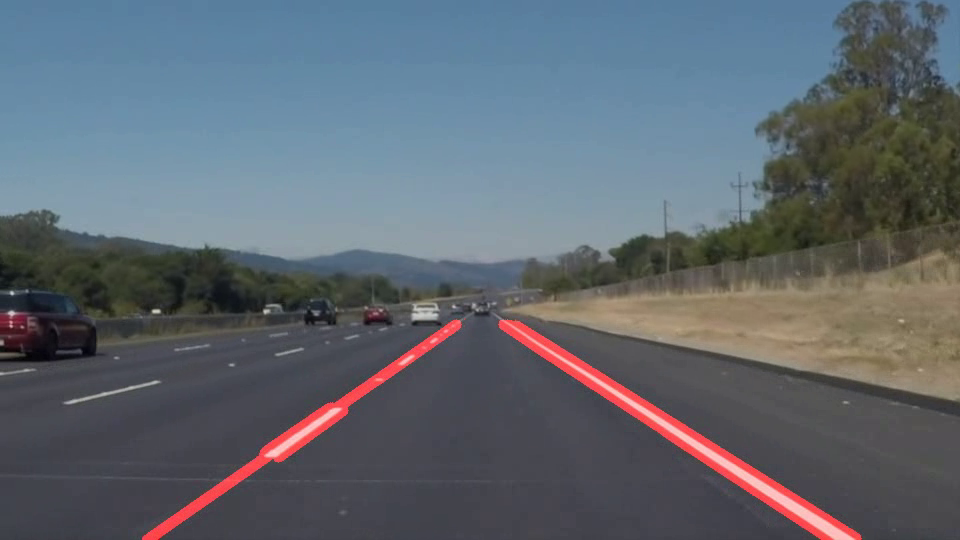
#> input picture frame 22 of edited_solidWhiteRight.avi, 960 x 540 px, given in place of challenge.mp4, which was not available
$ python hough_line_video.py   (older library calls are emulated)
#> lines starting #> are read from the running program, lines starting #| are printed output that depends on the picture; after the words box and inside, x2 and y2 are one past the last pixel; in counts of white or black regions, pixels touching at a corner belong together; pictures that were not available may be replaced by others from this repository, and a replacement may not be noted
### p1.py
import matplotlib.pyplot as plt
import matplotlib.image as mpimg
import numpy as np
import cv2
import math

# [7 lines left out: function grayscale, not called in this run]
    # Or use BGR2GRAY if you read an image with cv2.imread()
    # return cv2.cvtColor(img, cv2.COLOR_BGR2GRAY)

def canny(img, low_threshold, high_threshold):
    """Applies the Canny transform"""
    return cv2.Canny(img, low_threshold, high_threshold)

def gaussian_blur(img, kernel_size):
    """Applies a Gaussian Noise kernel"""
    return cv2.GaussianBlur(img, (kernel_size, kernel_size), 0)

def region_of_interest(img, vertices):
    """
    Applies an image mask.

    Only keeps the region of the image defined by the polygon
    formed from `vertices`. The rest of the image is set to black.
    `vertices` should be a numpy array of integer points.
    """
    #defining a blank mask to start with
    mask = np.zeros_like(img)

    #defining a 3 channel or 1 channel color to fill the mask with depending on the input image
    if len(img.shape) > 2:
        channel_count = img.shape[2]  # i.e. 3 or 4 depending on your image
        ignore_mask_color = (255,) * channel_count
    else:
        ignore_mask_color = 255

    #filling pixels inside the polygon defined by "vertices" with the fill color
    cv2.fillPoly(mask, vertices, ignore_mask_color)

    #returning the image only where mask pixels are nonzero
    masked_image = cv2.bitwise_and(img, mask)
    return masked_image


# [47 lines left out: functions draw_lines, hough_lines, weighted_img, not called in this run]

### hough_line_video.py
import matplotlib.pyplot as plt
import matplotlib.image as mpimg
import numpy as np
import cv2
import p1
import math

video_path = r'test_videos\challenge.mp4'
file_name = 'edited_challenge.avi'

def mean(list):
    """
    calculate mean of list
    """
    return float(sum(list)) / max(len(list), 1)

def draw_lines(img, lines, color=[255, 0, 0], thickness=12):
    # initialize lists to hold line formula values
    bLeftValues     = []  # b of left lines
    bRightValues    = []  # b of Right lines
    mPositiveValues = []  # m of Left lines
    mNegitiveValues = []  # m of Right lines

    if lines is not None:
        for line in lines:
            for x1,y1,x2,y2 in line:
                cv2.line(img, (x1, y1), (x2, y2), color, thickness)

                # calculate slope and intercept
                m = (y2-y1)/(x2-x1)
                b = y1 - x1*m

                # threshold to check for outliers
                if m >= 0 and (m < 0.2 or m > 0.8):
                    continue
                elif m < 0 and (m < -0.8 or m > -0.2):
                    continue

                # seperate positive line and negative line slopes
                if m > 0:
                    mPositiveValues.append(m)
                    bLeftValues.append(b)
                else:
                    mNegitiveValues.append(m)
                    bRightValues.append(b)

    # Get image shape and define y region of interest value
    imshape = img.shape
    y_max   = imshape[0] # lines initial point at bottom of image
    y_min   = y_max/5*3        # lines end point at top of ROI

    # Get the mean of all the lines values
    AvgPositiveM = mean(mPositiveValues)
    AvgNegitiveM = mean(mNegitiveValues)
    AvgLeftB     = mean(bLeftValues)
    AvgRightB    = mean(bRightValues)
    x1_Left=1
    y1_Left=1
    x2_Left=1
    y2_Left=1
    # use average slopes to generate line using ROI endpoints
    if AvgPositiveM != 0:
        x1_Left = (y_max - AvgLeftB)/AvgPositiveM
        y1_Left = y_max
        x2_Left = (y_min - AvgLeftB)/AvgPositiveM
        y2_Left = y_min
    if AvgNegitiveM != 0:
        x1_Right = (y_max - AvgRightB)/AvgNegitiveM
        y1_Right = y_max
        x2_Right = (y_min - AvgRightB)/AvgNegitiveM
        y2_Right = y_min

        # define average left and right lines
        cv2.line(img, (int(x1_Left), int(y1_Left)), (int(x2_Left), int(y2_Left)), color, thickness) #avg Left Line
        cv2.line(img, (int(x1_Right), int(y1_Right)), (int(x2_Right), int(y2_Right)), color, thickness) #avg Right Line


# read video
video = cv2.VideoCapture(video_path)
# video output
codec = cv2.VideoWriter_fourcc(*'XVID') #MPEG 4 codec
fps = video.get(cv2.CAP_PROP_FPS)
video_size = (int(video.get(cv2.CAP_PROP_FRAME_WIDTH)), int(video.get(cv2.CAP_PROP_FRAME_HEIGHT)))
out = cv2.VideoWriter(file_name, codec, fps, video_size)
total_frame = int(video.get(cv2.CAP_PROP_FRAME_COUNT))
current_frame = 0
print('total_frame:',total_frame)

while current_frame < total_frame:
    success, orig_frame = video.read()
#> orig_frame is the input picture: shape (540, 960, 3); mean B, G, R 111.3, 103.1, 95.8
    if not success:
        video = cv2.VideoCapture(video_path)
        continue

    gray = cv2.cvtColor(orig_frame,cv2.COLOR_RGB2GRAY)
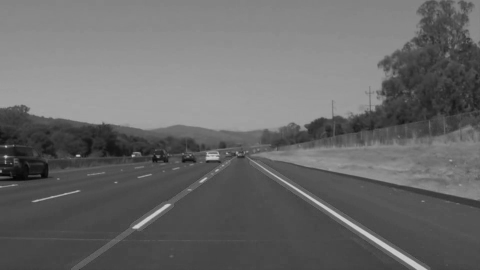
#> gray: shape (540, 960) (shown at 1/2 size); min 2, max 211, mean 104.7
    height = orig_frame.shape[0]
    width = orig_frame.shape[1]
    # Define a kernel size and apply Gaussian smoothing
    kernel_size = 5
    blur_gray = cv2.GaussianBlur(gray,(kernel_size, kernel_size),0)

    # sobel x
    sobelXImage = np.uint8(np.absolute(
                            cv2.Sobel(blur_gray, cv2.CV_64F, 1, 0)
                            ))
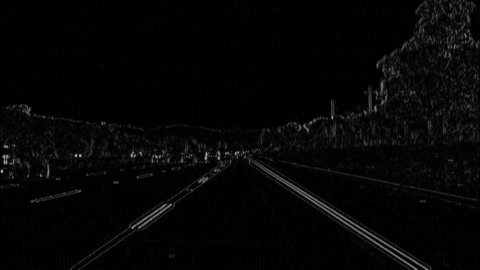
#> sobelXImage: shape (540, 960) (shown at 1/2 size); min 0, max 244, mean 5.6

    # Define our parameters for Canny and apply
    low_threshold = 50
    high_threshold = 150
    # edges = cv2.Canny(blur_gray, low_threshold, high_threshold)
    edges = cv2.Canny(sobelXImage, low_threshold, high_threshold)
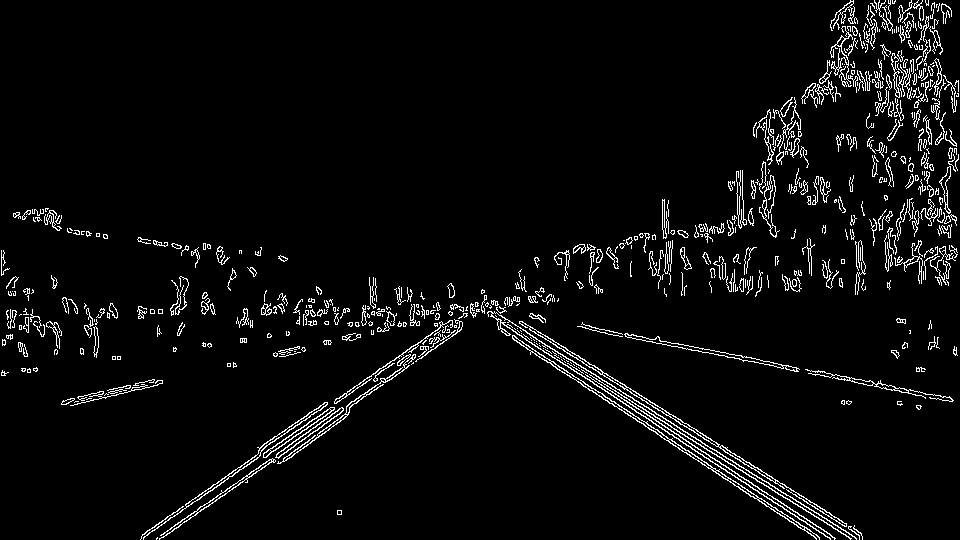
#> edges: shape (540, 960); 4.3% white in thin lines or dots

    # region setting
    region_of_interest_vertices = np.array([[
        [0, height], [width/15*7, height/5*3],
        [width/15*8, height/5*3],[width, height]]],
        dtype = np.int32)

    # region_of_interest_vertices = np.array([[
    #     [0, height], [450, 330],
    #     [520, 330],[width, height]]],
    #     dtype = np.int32)

    # region interest
    after_region_line_image = p1.region_of_interest(edges, region_of_interest_vertices)
#> in region_of_interest, `cv2.fillPoly(mask, vertices, ignore_mask_color)`:
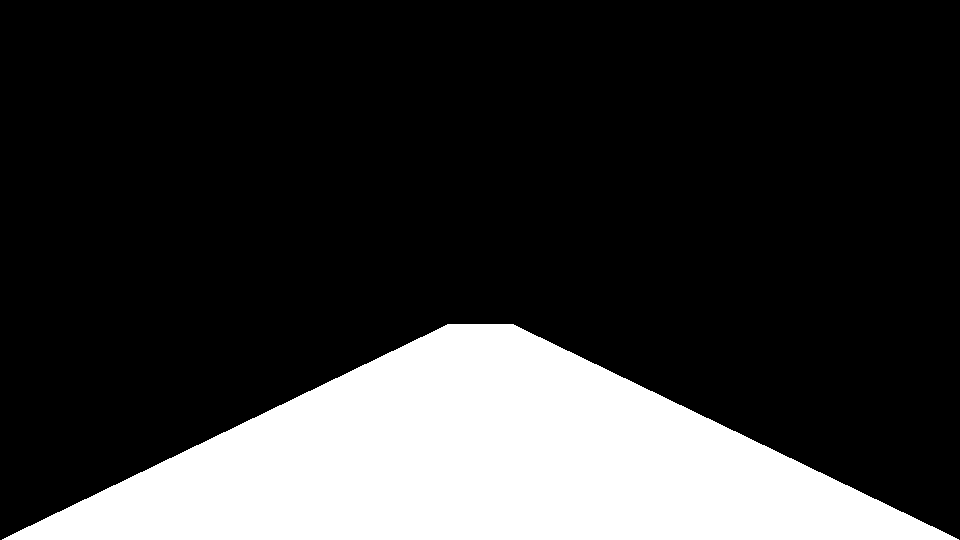
#> mask: shape (540, 960); 21.3% white; 1 white region, box (x1, y1, x2, y2) and area: (2, 324, 959, 540) 110607
#> in region_of_interest, `masked_image = cv2.bitwise_and(img, mask)`:
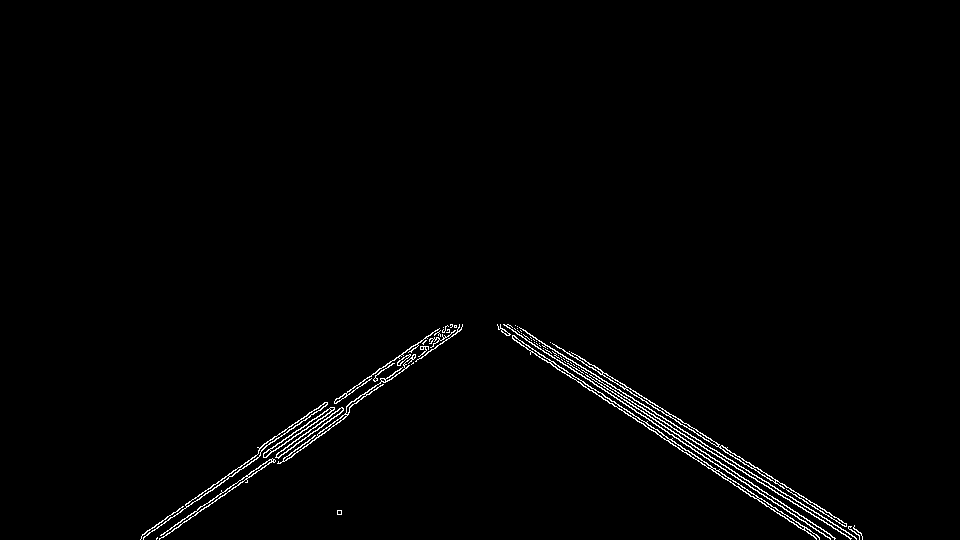
#> masked_image: shape (540, 960); 1.2% white in thin lines or dots, all inside (x1, y1, x2, y2) = (140, 324, 863, 540)

    # Define the Hough transform parameters
    # Make a blank the same size as our image to draw on
    rho = 1
    theta = np.pi/180
    threshold = 50 #can use to select the lines we need, more large than less line
    min_line_length = 40 # Minimum length of line. Line segments shorter than this are rejected.
    max_line_gap = 20 # Maximum allowed gap between line segments to treat them as single line.
    line_image = np.copy(orig_frame)*0 #creating a blank to draw lines on
#> line_image: shape (540, 960, 3); every value is 0

    # Run Hough on edge detected image
    lines = cv2.HoughLinesP(after_region_line_image, rho, theta, threshold, np.array([]),
                            min_line_length, max_line_gap)
#> lines = 41 rows, first 6: [569, 351, 861, 533], [527, 333, 856, 539], [552, 343, 862, 536], [508, 324, 851, 538], [636, 412, 830, 538], [659, 423, 835, 538]

    # Iterate over the output "lines" and draw lines on the blank
    draw_lines(line_image,lines,(0,0,255),10)
#> the loop in draw_lines, `for line in lines:` made 41 passes
#> after the loop in draw_lines, `for line in lines:`:
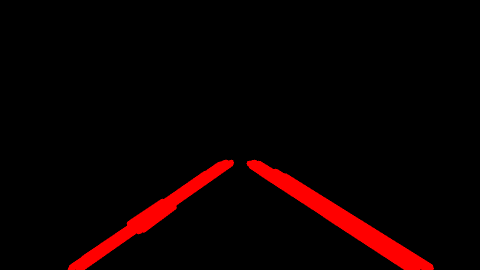
#> img: shape (540, 960, 3) (shown at 1/2 size); mean B, G, R 0, 0, 11.9
#> after the loop in draw_lines, `for line in lines:`: bLeftValues = [-3.65, 3.02, -0.665, 7.06, -1.07, -7.6, 5.83, -3.19, 4.15, 2.83, -1.75, -4.71, 4.61, 2.98, 5.4, 0.881, 3.26, 2.67, -5.04]; bRightValues = [651.3, 635.9, 647.1, 633.2, 630.2, 648.6, 631.7, 633.6, 634.3, 672.2, 669.1, 618.5, 631.6, 629.1, 631.5, 647.2, 650.7, 620.3, 634.6, 632, 647, 632.6]; mNegitiveValues = [-0.701, -0.697, -0.699, -0.695, -0.677, -0.702, -0.675, -0.671, -0.681, -0.742, -0.744, -0.64, -0.695, -0.677, -0.696, -0.697, -0.703, -0.672, -0.69, -0.68, -0.702, -0.676]; mPositiveValues = [0.623, 0.626, 0.623, 0.624, 0.649, 0.653, 0.651, 0.651, 0.623, 0.651, 0.625, 0.647, 0.652, 0.652, 0.653, 0.653, 0.624, 0.635, 0.649]
#> in draw_lines, `AvgPositiveM = mean(mPositiveValues)`: AvgPositiveM = 0.64
#> in draw_lines, `AvgNegitiveM = mean(mNegitiveValues)`: AvgNegitiveM = -0.692
#> in draw_lines, `AvgLeftB     = mean(bLeftValues)`: AvgLeftB = 0.79
#> in draw_lines, `AvgRightB    = mean(bRightValues)`: AvgRightB = 639.2
#> in draw_lines, `x1_Left = (y_max - AvgLeftB)/AvgPositiveM`: x1_Left = 842.2
#> in draw_lines, `x2_Left = (y_min - AvgLeftB)/AvgPositiveM`: x2_Left = 504.8
#> in draw_lines, `x1_Right = (y_max - AvgRightB)/AvgNegitiveM`: x1_Right = 143.4
#> in draw_lines, `x2_Right = (y_min - AvgRightB)/AvgNegitiveM`: x2_Right = 455.8

    # [7 lines of commented-out code are left out]
    edited_frame = cv2.addWeighted(orig_frame, 0.8, line_image, 1, 0)
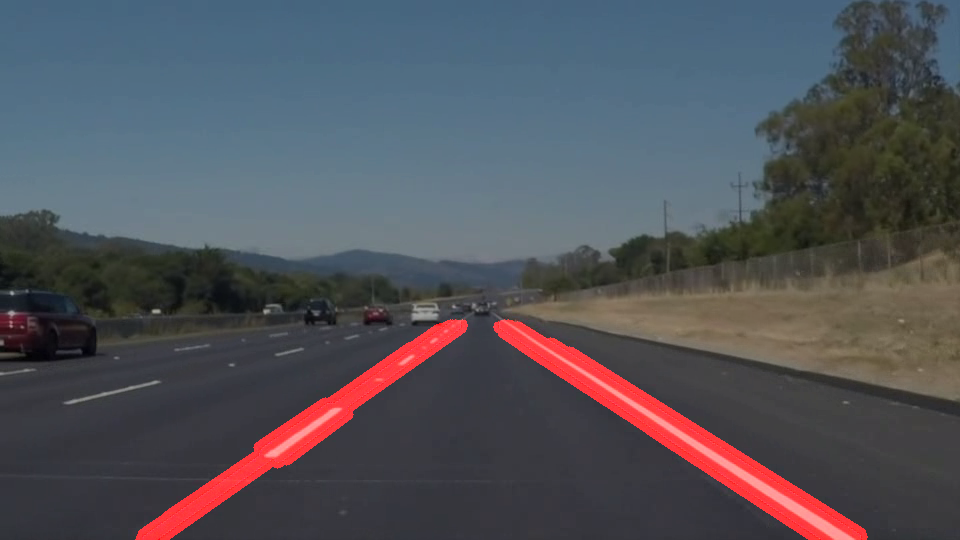
#> edited_frame: shape (540, 960, 3); mean B, G, R 89.1, 82.5, 82
    cv2.imshow("final", edited_frame)
    out.write(edited_frame)
    current_frame += 1

    key = cv2.waitKey(1)
#> (key Esc is pressed here)
    if key == 27: # press esc
        break
cv2.destroyAllWindows()
video.release()
out.release()

$ run again, starting later in the video
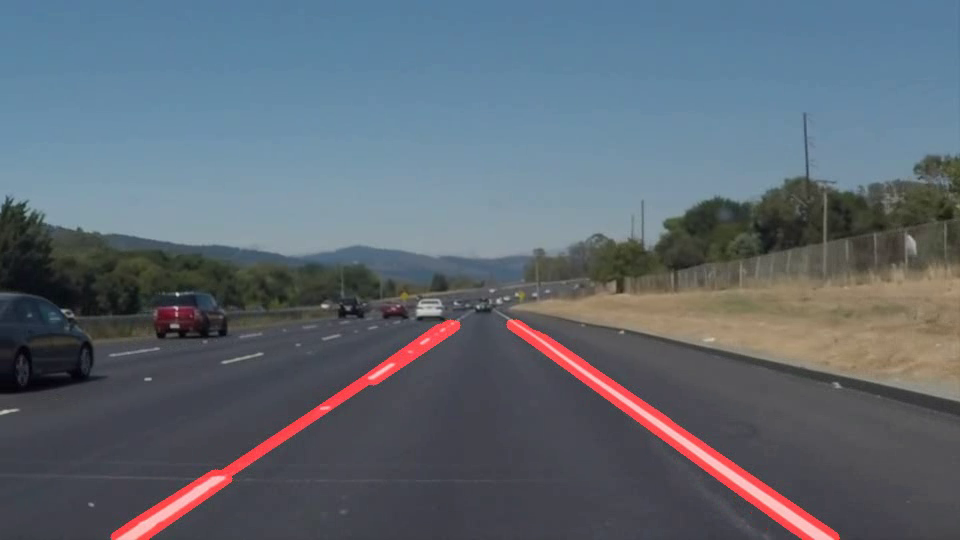
#> input picture frame 99 of edited_solidWhiteRight.avi, 960 x 540 px, given in place of challenge.mp4, which was not available
#> orig_frame is the input picture: shape (540, 960, 3); mean B, G, R 114.6, 104.4, 95
#> edges: shape (540, 960); 3.8% white in thin lines or dots, all inside (x1, y1, x2, y2) = (1, 112, 959, 540)
#> mask: shape (540, 960); 21.3% white; 1 white region, box (x1, y1, x2, y2) and area: (2, 324, 959, 540) 110607
#> masked_image: shape (540, 960); 1.2% white in thin lines or dots, all inside (x1, y1, x2, y2) = (87, 324, 841, 540)
#> line_image: shape (540, 960, 3); every value is 0
#> lines = 48 rows, first 6: [505, 324, 801, 539], [512, 324, 618, 396], [556, 348, 730, 466], [506, 328, 740, 498], [137, 535, 401, 363], [277, 430, 453, 324]
#> the loop in draw_lines, `for line in lines:` made 48 passes
#> after the loop in draw_lines, `for line in lines:`:
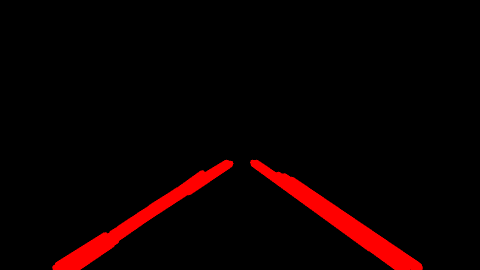
#> img: shape (540, 960, 3) (shown at 1/2 size); mean B, G, R 0, 0, 11.9
#> after the loop in draw_lines, `for line in lines:`: bLeftValues = [-42.81, -23.77, -29.06, -39.61, -45.54, -35.21, -49.72, -40, -33.24, -27.86, -23.35, -36.79, -48.35, -24.68, -28.75, -53.1, -43.47, -40.69, -28.29, -22.85, -28.05]; bRightValues = 27 values, max 645 at index 12, min 596.8 at index 1, mean 619.1; mNegitiveValues = 27 values, max -0.598 at index 7, min -0.719 at index 14, mean -0.65; mPositiveValues = [0.726, 0.679, 0.678, 0.726, 0.723, 0.676, 0.722, 0.726, 0.676, 0.677, 0.676, 0.677, 0.725, 0.678, 0.672, 0.725, 0.726, 0.724, 0.679, 0.677, 0.682]
#> AvgPositiveM = 0.698
#> AvgNegitiveM = -0.65
#> AvgLeftB = -35.48
#> AvgRightB = 619.1
#> x1_Left = 824.8
#> x2_Left = 515.2
#> x1_Right = 121.7
#> x2_Right = 454.1
#> `edited_frame = cv2.addWeighted(orig_frame, 0.8, line_image, 1, 0)`:
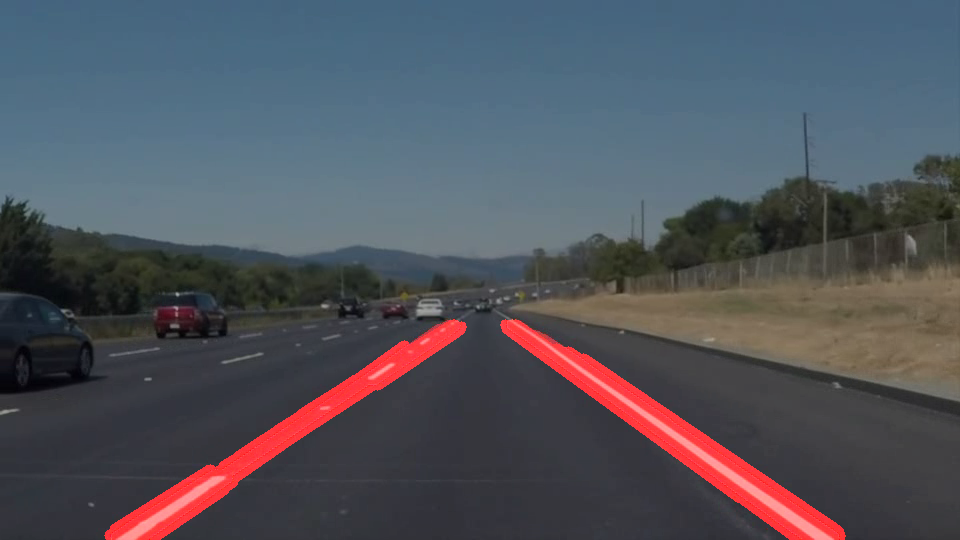
#> edited_frame: shape (540, 960, 3); mean B, G, R 91.7, 83.5, 81.4

$ run again, starting later in the video
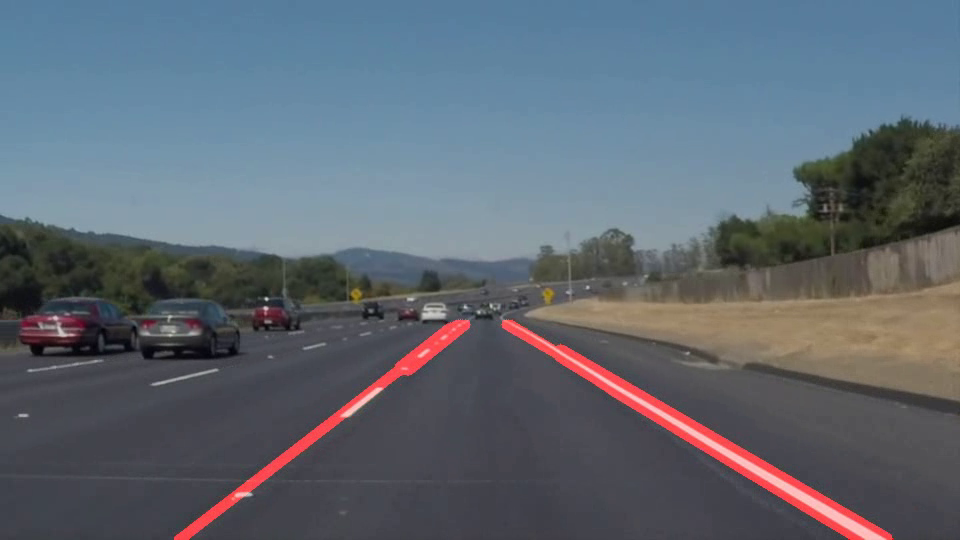
#> input picture frame 176 of edited_solidWhiteRight.avi, 960 x 540 px, given in place of challenge.mp4, which was not available
#> orig_frame is the input picture: shape (540, 960, 3); mean B, G, R 113.7, 103.7, 95.1
#> edges: shape (540, 960); 3.6% white in thin lines or dots, all inside (x1, y1, x2, y2) = (1, 112, 959, 540)
#> mask: shape (540, 960); 21.3% white; 1 white region, box (x1, y1, x2, y2) and area: (2, 324, 959, 540) 110607
#> masked_image: shape (540, 960); 1.1% white in thin lines or dots, all inside (x1, y1, x2, y2) = (172, 324, 894, 540)
#> line_image: shape (540, 960, 3); every value is 0
#> lines = 42 rows, first 6: [589, 361, 893, 536], [588, 366, 887, 539], [556, 351, 865, 537], [501, 328, 850, 538], [173, 536, 351, 397], [581, 370, 860, 538]
#> the loop in draw_lines, `for line in lines:` made 42 passes
#> after the loop in draw_lines, `for line in lines:`:
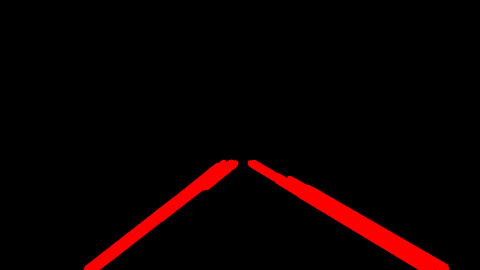
#> img: shape (540, 960, 3) (shown at 1/2 size); mean B, G, R 0, 0, 11.5
#> after the loop in draw_lines, `for line in lines:`: bLeftValues = [21.94, 25.79, 16.32, 26.54, 20.15, 28.37, 18.09, 28.26, 17.11, 27.51, 16.64, 18.79, 23.56, 25.99, 24.28, 22.92, 22.25, 30.09, 10.8, 21.15, 26.69, 32.32]; bRightValues = [671.1, 685.2, 672.1, 676, 688.9, 687.2, 687.4, 683.4, 687.1, 666.6, 680.3, 694.6, 673.9, 683.4, 688.2, 676.1, 656.8, 674.7]; mNegitiveValues = [-0.781, -0.782, -0.779, -0.783, -0.782, -0.777, -0.781, -0.78, -0.784, -0.742, -0.776, -0.785, -0.769, -0.778, -0.776, -0.796, -0.721, -0.781]; mPositiveValues = [0.576, 0.579, 0.602, 0.602, 0.602, 0.579, 0.577, 0.603, 0.602, 0.575, 0.58, 0.577, 0.593, 0.577, 0.603, 0.604, 0.576, 0.578, 0.617, 0.602, 0.604, 0.573]
#> AvgPositiveM = 0.59
#> AvgNegitiveM = -0.775
#> AvgLeftB = 22.98
#> AvgRightB = 679.6
#> x1_Left = 876.3
#> x2_Left = 510.2
#> x1_Right = 180.1
#> x2_Right = 458.8
#> `edited_frame = cv2.addWeighted(orig_frame, 0.8, line_image, 1, 0)`:
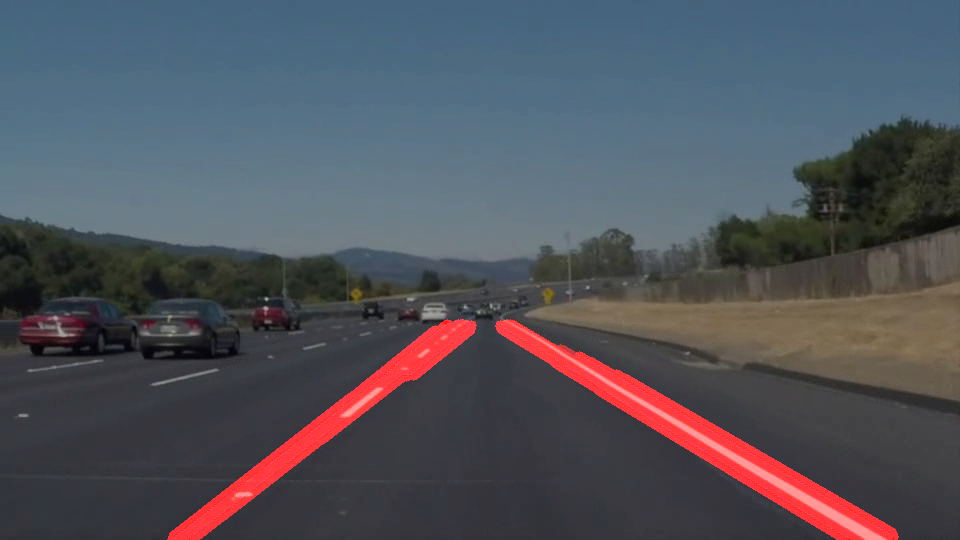
#> edited_frame: shape (540, 960, 3); mean B, G, R 91, 83, 81.4
